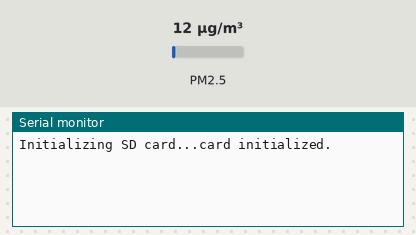
A sketch run on a simulated Arduino Uno, built with avr-gcc and run on an emulated ATmega328P. On the bench: the last lines printed to the serial monitor. Wiring (inferred from the names in the program): dust sensor: data pin 8. The test bench sets the inputs (shaded band); at power-on: PM2.5 12 µg/m³. Storage starts empty.

Above: at 1.2 s.
1.3 s: PM2.5 set to 6 µg/m³
At 2.7 s:
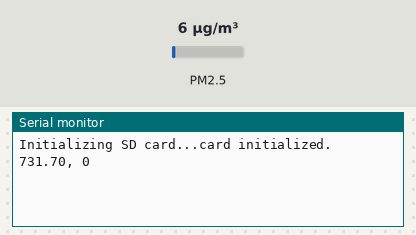
4.3 s: PM2.5 set to 75 µg/m³
At 4.3 s:
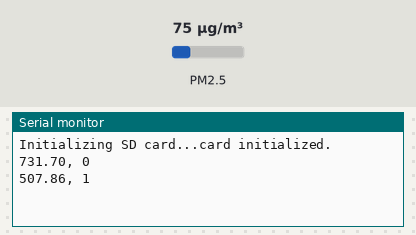
Timing chart, 0 to 7.3 s (numbered marks = the images above; inputs shaded):
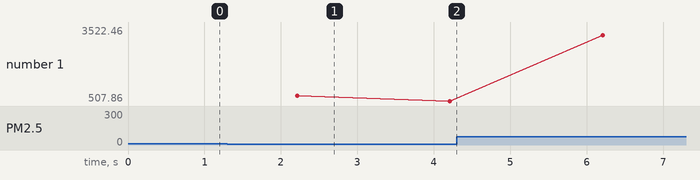

Measured:
- after the input at 1.3 s, the serial monitor: prints a new line after 0.91 s (image 1)
- plotted number 1: 507.86 → 3522.46 after the input at 4.3 s

The sketch:

DustSensor.ino
```cpp
/*
Grove - Dust Sensor Demo v1.0
 Interface to Shinyei Model PPD42NS Particle Sensor
 Program by Christopher Nafis
 Written April 2012

 http://www.seeedstudio.com/depot/grove-dust-sensor-p-1050.html
 http://www.sca-shinyei.com/pdf/PPD42NS.pdf

 JST Pin 1 (Green Wire)  //Arduino GND
 JST Pin 3 (Yellow wire) //Arduino 5VDC
 JST Pin 4 (Black wire) //Arduino Digital Pin 8
 */

#include <SPI.h>
#include <SD.h>
#include <Time.h>


const int sensorPin = 8;
unsigned long duration;
unsigned long starttime;
unsigned long sampletime_ms = 2000; //air quality sensor sample time
unsigned long lowpulseoccupancy = 0; //store LPO for spensor
float ratio = 0;
float concentration = 0;

File dataFile; //SD card logger object
const int chipSelect = 10;
unsigned int counter = 0;

void setup() {

  Serial.begin(9600);

  /*       Shinyei Sensor         */
  pinMode(sensorPin,INPUT);
  starttime = millis();//get the current time;


  /*  Initialize SD Card   */
  Serial.print("Initializing SD card...");
  // see if the card is present and can be initialized:
  if (!SD.begin(chipSelect)) {
    Serial.println("Card failed, or not present");
    // don't do anything more:
    return;
  }
  Serial.println("card initialized.");

  // open the file. note that only one file can be open at a time,
  // so you have to close this one before opening another.
   dataFile = SD.open("datalog.txt", FILE_WRITE);
   if (dataFile) {
    // Print csv headers
    dataFile.println("Concentration (pcs/0.01cf), Location (Lat / Long)");
    dataFile.close();
  }
  // if the file isn't open, pop up an error:
  else {
    Serial.println("error opening datalog.txt");
  }
}

void loop() {

  duration = pulseIn(sensorPin, LOW);
  lowpulseoccupancy = lowpulseoccupancy+duration;

  if ((millis()-starttime) >= sampletime_ms)//if the sampel time = = 30s
  {
    ratio = lowpulseoccupancy/(sampletime_ms*10.0);  // Integer percentage 0=>100
    concentration = 1.1*pow(ratio,3)-3.8*pow(ratio,2)+520*ratio+0.62; // using spec sheet curve

    lowpulseoccupancy = 0; //Reset low time
    starttime = millis(); //Restart timer


//  /*              Log to SD Card                     */
//    // if the file is available, write to it:

    String dataString = ""; // Hold data info
    dataString += String(concentration);
    dataString += ", ";
    dataString += String(counter++);


    dataFile = SD.open("datalog.txt", FILE_WRITE);
    if (dataFile) {
      dataFile.println(dataString);
      dataFile.close();
      // print to the serial port too:
      Serial.println(dataString);
    }
    // if the file isn't open, pop up an error:
    else {
      Serial.println("error opening datalog.txt");
    }
  }
}
```
